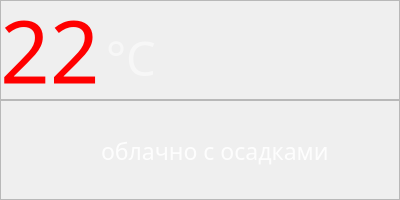
    <widget class="QFrame" name="weather_0_temp_desc">
     <property name="geometry">
      <rect>
       <x>50</x>
       <y>160</y>
       <width>400</width>
       <height>200</height>
      </rect>
     </property>
     <property name="minimumSize">
      <size>
       <width>400</width>
       <height>200</height>
      </size>
     </property>
     <property name="maximumSize">
      <size>
       <width>400</width>
       <height>200</height>
      </size>
     </property>
     <property name="styleSheet">
      <string notr="true"/>
     </property>
     <property name="frameShape">
      <enum>QFrame::StyledPanel</enum>
     </property>
     <property name="frameShadow">
      <enum>QFrame::Raised</enum>
     </property>
     <widget class="QFrame" name="weather_0_temp">
      <property name="geometry">
       <rect>
        <x>0</x>
        <y>0</y>
        <width>400</width>
        <height>100</height>
       </rect>
      </property>
      <property name="minimumSize">
       <size>
        <width>400</width>
        <height>100</height>
       </size>
      </property>
      <property name="maximumSize">
       <size>
        <width>400</width>
        <height>100</height>
       </size>
      </property>
      <property name="frameShape">
       <enum>QFrame::StyledPanel</enum>
      </property>
      <property name="frameShadow">
       <enum>QFrame::Raised</enum>
      </property>
      <widget class="QWidget" name="layoutWidget">
       <property name="geometry">
        <rect>
         <x>0</x>
         <y>0</y>
         <width>401</width>
         <height>102</height>
        </rect>
       </property>
       <layout class="QFormLayout" name="weather_0_temp_layout">
        <item row="0" column="0">
         <widget class="QLabel" name="weather_0_temp_value">
          <property name="minimumSize">
           <size>
            <width>0</width>
            <height>100</height>
           </size>
          </property>
          <property name="maximumSize">
           <size>
            <width>16777214</width>
            <height>100</height>
           </size>
          </property>
          <property name="font">
           <font>
            <family>Microsoft JhengHei</family>
            <pointsize>65</pointsize>
            <weight>50</weight>
            <italic>false</italic>
            <bold>false</bold>
            <underline>false</underline>
            <strikeout>false</strikeout>
            <stylestrategy>PreferDefault</stylestrategy>
            <kerning>false</kerning>
           </font>
          </property>
          <property name="contextMenuPolicy">
           <enum>Qt::NoContextMenu</enum>
          </property>
          <property name="styleSheet">
           <string notr="true">color: red;
line-height: 0;</string>
          </property>
          <property name="inputMethodHints">
           <set>Qt::ImhNone</set>
          </property>
          <property name="text">
           <string>22</string>
          </property>
         </widget>
        </item>
        <item row="0" column="1">
         <widget class="QLabel" name="weather_0_temp_text">
          <property name="minimumSize">
           <size>
            <width>90</width>
            <height>90</height>
           </size>
          </property>
          <property name="maximumSize">
           <size>
            <width>90</width>
            <height>90</height>
           </size>
          </property>
          <property name="palette">
           <palette>
            <active>
             <colorrole role="WindowText">
              <brush brushstyle="SolidPattern">
               <color alpha="127">
                <red>255</red>
                <green>255</green>
                <blue>255</blue>
               </color>
              </brush>
             </colorrole>
             <colorrole role="Button">
              <brush brushstyle="SolidPattern">
               <color alpha="255">
                <red>123</red>
                <green>123</green>
                <blue>123</blue>
               </color>
              </brush>
             </colorrole>
             <colorrole role="Text">
              <brush brushstyle="SolidPattern">
               <color alpha="127">
                <red>255</red>
                <green>255</green>
                <blue>255</blue>
               </color>
              </brush>
             </colorrole>
             <colorrole role="ButtonText">
              <brush brushstyle="SolidPattern">
               <color alpha="127">
                <red>255</red>
                <green>255</green>
                <blue>255</blue>
               </color>
              </brush>
             </colorrole>
             <colorrole role="Base">
              <brush brushstyle="SolidPattern">
               <color alpha="255">
                <red>123</red>
                <green>123</green>
                <blue>123</blue>
               </color>
              </brush>
             </colorrole>
             <colorrole role="Window">
              <brush brushstyle="SolidPattern">
               <color alpha="255">
                <red>123</red>
                <green>123</green>
                <blue>123</blue>
               </color>
              </brush>
             </colorrole>
            </active>
            <inactive>
             <colorrole role="WindowText">
              <brush brushstyle="SolidPattern">
               <color alpha="127">
                <red>255</red>
                <green>255</green>
                <blue>255</blue>
               </color>
              </brush>
             </colorrole>
             <colorrole role="Button">
              <brush brushstyle="SolidPattern">
               <color alpha="255">
                <red>123</red>
                <green>123</green>
                <blue>123</blue>
               </color>
              </brush>
             </colorrole>
             <colorrole role="Text">
              <brush brushstyle="SolidPattern">
               <color alpha="127">
                <red>255</red>
                <green>255</green>
                <blue>255</blue>
               </color>
              </brush>
             </colorrole>
             <colorrole role="ButtonText">
              <brush brushstyle="SolidPattern">
               <color alpha="127">
                <red>255</red>
                <green>255</green>
                <blue>255</blue>
               </color>
              </brush>
             </colorrole>
             <colorrole role="Base">
              <brush brushstyle="SolidPattern">
               <color alpha="255">
                <red>123</red>
                <green>123</green>
                <blue>123</blue>
               </color>
              </brush>
             </colorrole>
             <colorrole role="Window">
              <brush brushstyle="SolidPattern">
               <color alpha="255">
                <red>123</red>
                <green>123</green>
                <blue>123</blue>
               </color>
              </brush>
             </colorrole>
            </inactive>
            <disabled>
             <colorrole role="WindowText">
              <brush brushstyle="SolidPattern">
               <color alpha="127">
                <red>255</red>
                <green>255</green>
                <blue>255</blue>
               </color>
              </brush>
             </colorrole>
             <colorrole role="Button">
              <brush brushstyle="SolidPattern">
               <color alpha="255">
                <red>123</red>
                <green>123</green>
                <blue>123</blue>
               </color>
              </brush>
             </colorrole>
             <colorrole role="Text">
              <brush brushstyle="SolidPattern">
               <color alpha="127">
                <red>255</red>
                <green>255</green>
                <blue>255</blue>
               </color>
              </brush>
             </colorrole>
             <colorrole role="ButtonText">
              <brush brushstyle="SolidPattern">
               <color alpha="127">
                <red>255</red>
                <green>255</green>
                <blue>255</blue>
               </color>
              </brush>
             </colorrole>
             <colorrole role="Base">
              <brush brushstyle="SolidPattern">
               <color alpha="255">
                <red>123</red>
                <green>123</green>
                <blue>123</blue>
               </color>
              </brush>
             </colorrole>
             <colorrole role="Window">
              <brush brushstyle="SolidPattern">
               <color alpha="255">
                <red>123</red>
                <green>123</green>
                <blue>123</blue>
               </color>
              </brush>
             </colorrole>
            </disabled>
           </palette>
          </property>
          <property name="font">
           <font>
            <family>Microsoft JhengHei</family>
            <pointsize>35</pointsize>
            <kerning>true</kerning>
           </font>
          </property>
          <property name="layoutDirection">
           <enum>Qt::LeftToRight</enum>
          </property>
          <property name="styleSheet">
           <string notr="true">color: rgba(255, 255, 255, 0.5);</string>
          </property>
          <property name="text">
           <string>°C</string>
          </property>
          <property name="scaledContents">
           <bool>false</bool>
          </property>
          <property name="alignment">
           <set>Qt::AlignBottom|Qt::AlignLeading|Qt::AlignLeft</set>
          </property>
         </widget>
        </item>
       </layout>
      </widget>
     </widget>
     <widget class="QFrame" name="weather_0_description">
      <property name="geometry">
       <rect>
        <x>0</x>
        <y>100</y>
        <width>400</width>
        <height>100</height>
       </rect>
      </property>
      <property name="minimumSize">
       <size>
        <width>400</width>
        <height>100</height>
       </size>
      </property>
      <property name="maximumSize">
       <size>
        <width>400</width>
        <height>100</height>
       </size>
      </property>
      <property name="frameShape">
       <enum>QFrame::StyledPanel</enum>
      </property>
      <property name="frameShadow">
       <enum>QFrame::Raised</enum>
      </property>
      <widget class="QWidget" name="layoutWidget_2">
       <property name="geometry">
        <rect>
         <x>0</x>
         <y>0</y>
         <width>402</width>
         <height>102</height>
        </rect>
       </property>
       <layout class="QFormLayout" name="weather_0_description_layout">
        <property name="sizeConstraint">
         <enum>QLayout::SetMaximumSize</enum>
        </property>
        <property name="fieldGrowthPolicy">
         <enum>QFormLayout::AllNonFixedFieldsGrow</enum>
        </property>
        <property name="rowWrapPolicy">
         <enum>QFormLayout::DontWrapRows</enum>
        </property>
        <property name="labelAlignment">
         <set>Qt::AlignCenter</set>
        </property>
        <property name="formAlignment">
         <set>Qt::AlignCenter</set>
        </property>
        <property name="horizontalSpacing">
         <number>0</number>
        </property>
        <property name="verticalSpacing">
         <number>0</number>
        </property>
        <item row="0" column="1">
         <widget class="QLabel" name="weather_0_description_text">
          <property name="minimumSize">
           <size>
            <width>0</width>
            <height>100</height>
           </size>
          </property>
          <property name="maximumSize">
           <size>
            <width>300</width>
            <height>100</height>
           </size>
          </property>
          <property name="font">
           <font>
            <family>Yu Gothic UI Semibold</family>
            <pointsize>17</pointsize>
           </font>
          </property>
          <property name="toolTip">
           <string>облачно с осадками</string>
          </property>
          <property name="styleSheet">
           <string notr="true">color: rgba(255, 255, 255, 0.9);</string>
          </property>
          <property name="text">
           <string>облачно с осадками</string>
          </property>
         </widget>
        </item>
        <item row="0" column="0">
         <widget class="QLabel" name="weather_0_description_img">
          <property name="minimumSize">
           <size>
            <width>100</width>
            <height>100</height>
           </size>
          </property>
          <property name="maximumSize">
           <size>
            <width>100</width>
            <height>100</height>
           </size>
          </property>
          <property name="styleSheet">
           <string notr="true">opacity: 0.2;</string>
          </property>
          <property name="text">
           <string/>
          </property>
          <property name="pixmap">
           <pixmap>weather_img/02d.png</pixmap>
          </property>
          <property name="alignment">
           <set>Qt::AlignCenter</set>
          </property>
         </widget>
        </item>
       </layout>
      </widget>
     </widget>
    </widget>
